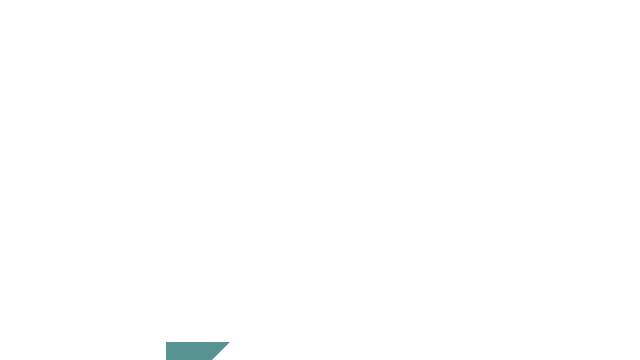
Frame 1 (no input)
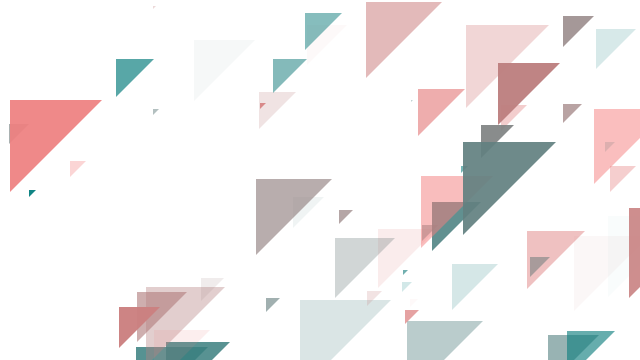
Frame 60 (the mouse pressed at the canvas centre just before this capture)
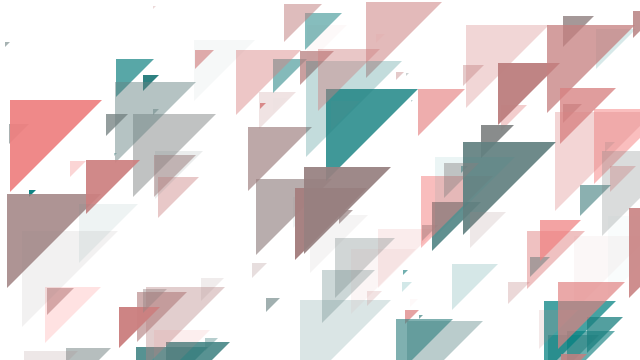
Frame 120 (the mouse held since frame 60 and released just before this capture)

The Processing sketch that drew these frames (run headless with seeded random() and noise(); from frame 60 on, the mouse is pressed at the canvas centre):

// Processing sketch: processing_141983
// ── processing_141983.pde

int y=0;
int x=0;

void setup() {
  size(640, 360);  
  noStroke(); 
background (255);
    
  
}


  int szamlalo=0;


void draw() { 
    
  if (szamlalo<1000 ){
  haromszog();  
  }
  
  szamlalo++;

}

void haromszog(){
int trianglesize=(int)random(100);
  int x1=(int)random(width);
  int x2=x1;
  int x3=x1+trianglesize;
  int y1=(int)random(height);
  int y2=y1+trianglesize;
  int y3=y1;
  
  int r=(int)random(255);
  int o=(int)random(255);
  fill(r,128,128,o);
  
  triangle(x1,y1,x2,y2,x3,y3);
  
}
  
